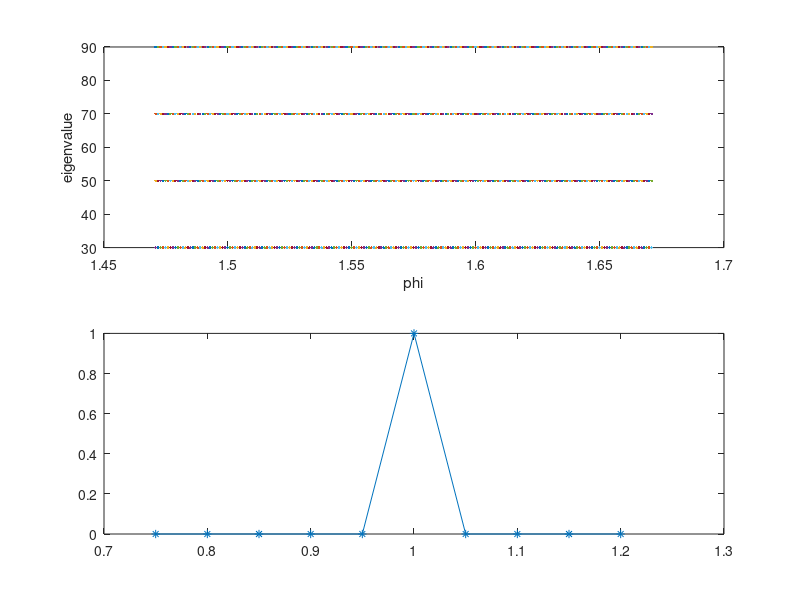

This chart was generated by the following MATLAB code:
clear; clf;
N = 4;
Hc = 10;
NN = 1000; Dr = 1.225; ND = NN*Dr;
wk=20;

in=[1:N];
f2=figure(1);
for phi=pi/2 - .1:.001:pi/2 + .1

H0 = eye(N);
H0( 1 : ( N+1 ) : end ) = in*(wk);
H0 = H0 + Hc*eye(N);

H0( 2 : ( N+1 ) : end ) = -cos(phi)*ones(1,N-1)*ND ;
    %H0( N+1 : ( N+1 ) : end ) = -cos(phi)*ones(1,N-1)*ND;
    %H0(1,N) = -cos(phi)*ND;
    %H0(N,1) = -cos(phi)*ND;

    subplot(211);
   plot(phi,eig(H0),'.')
xlabel('phi');ylabel('eigenvalue');
   hold on;
end

dEv = diff(eig(H0));
[x,y]=hist(dEv,10);
xx=x/sum(x);
yy=y/sum(y.*xx);

subplot(212); plot(yy,xx,'-*')
%xlabel();ylabel();
saveas(f2,'fig2.png');

